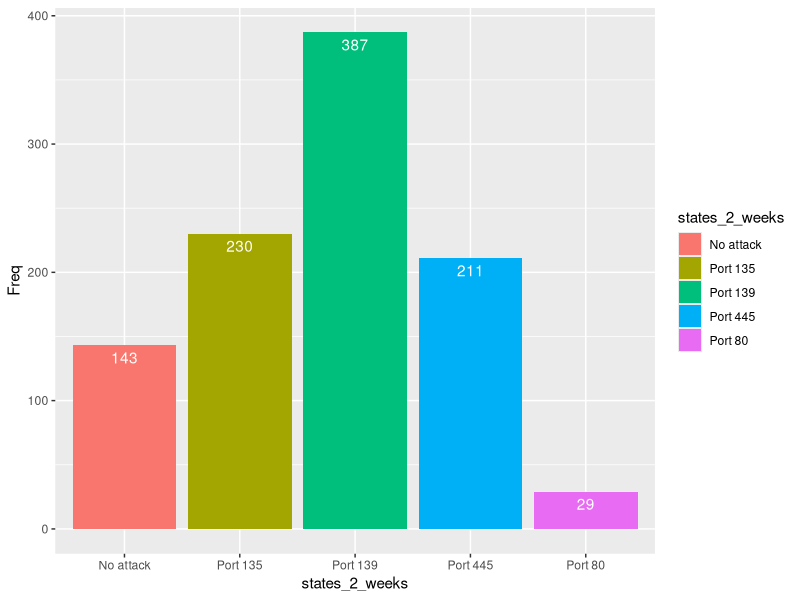

Generate this figure with R:
## ---- chunk 1
knitr::opts_chunk$set(echo = TRUE)
## ---- chunk 2
simulate_pushkin_poem <- function(n) {
  
  consonants <- c('b', 'c', 'd', 'f', 'g', 'h', 'j', 'k', 'l', 'm', 'n', 'p', 'q',
                  'r', 's', 't', 'v', 'w', 'x', 'y', 'z')
  vowels <- c('a', 'e', 'i', 'o', 'u')
  
  letters <- character()
  
  i <- 1
  
  init_prob_cons <- 11362 / 20000
  vv_prob <- 1104 / 8638
  cv_prob <- 7535 / 11362
  vc_prob <- 7534 / 8638
  cc_prob <- 3827 / 11362
  
  
  init_letter <- sample(c(consonants, vowels), 1,
                        prob = c(rep(init_prob_cons, length(consonants)),
                                 rep(1 - init_prob_cons, length(vowels))))
  letters[i] <- init_letter
  
  if (n > 1) {
    for (i in 2:n) {
      prev_letter <- letters[i - 1]
      
      if (prev_letter %in% vowels) {
        letter <- sample(c(consonants, vowels), 1,
                         prob = c(rep(vc_prob, length(consonants)),
                                  rep(vv_prob, length(vowels))))
      }
      else {
        letter <- sample(c(consonants, vowels), 1,
                         prob = c(rep(cc_prob, length(consonants)),
                                  rep(cv_prob, length(vowels))))
      }
      letters[i] <- letter
    }
  }
  return (letters)
}

first_20_letters <- simulate_pushkin_poem(n = 20)

print(first_20_letters)
## ---- chunk 3
markov <- function(init,mat,n,labels) { 
  if (missing(labels)) labels <- 1:length(init)
  simlist <- numeric(n+1)
  states <- 1:length(init)
  simlist[1] <- sample(states,1,prob=init)
  for (i in 2:(n+1)) 
  { simlist[i] <- sample(states,1,prob=mat[simlist[i-1],]) }
  labels[simlist]
}

mat <- matrix(c(0, 1, 0, 0, 0, 0,
               1/4, 0, 1/4, 1/4, 1/4, 0,
               0, 1/4, 0, 1/4, 1/4, 1/4,
               0, 1/4, 1/4, 0, 1/4, 1/4,
               0, 1/3, 1/3, 1/3, 0, 0,
               0, 0, 1/2, 1/2, 0, 0), ncol = 6, byrow = TRUE)

init <- c(1, 0, 0, 0, 0, 0)
n <- 50
labels <- c('a', 'b', 'c', 'd', 'e', 'f')
trials <- 100000
res <- replicate(trials, markov(mat = mat, init = init,
                                n = n, labels = labels))
last_steps <- res[51,]
end_c <- length(last_steps[last_steps == 'c'])
cat('The probability of ending at vertex c is', end_c / trials)
## ---- chunk 4
# Consider the entries order as socializing, traveling, milling, feeding and resting
mat_dolph_bhv <- matrix(c(0.84, 0.11, 0.01, 0.04, 0.00,
                         0.03, 0.80, 0.04, 0.10, 0.03,
                         0.01, 0.15, 0.70, 0.07, 0.07,
                         0.03, 0.19, 0.02, 0.75, 0.01,
                         0.03, 0.09, 0.05, 0.00, 0.83), ncol = 5, byrow = TRUE)
## ---- chunk 5
error <- 10 ** -8
i <- 1
A_n_minus_1 <- mat_dolph_bhv
number_entries <- dim(mat_dolph_bhv)[1] * dim(mat_dolph_bhv)[2]
flag <- TRUE
while (flag) {
  A_n <- A_n_minus_1 %*% mat_dolph_bhv
  aux_mat <- A_n - A_n_minus_1
  aux_count <- length(aux_mat[abs(aux_mat) < error])
  if (aux_count == number_entries) {
    flag <- FALSE
  }
  else {
    i <- i + 1
    A_n_minus_1 <- A_n
  }
}
cat("In", i, "iterations, the matrix transition converges to the following matrix:\n")
print(A_n)
## ---- chunk 6
# The estimated Markov transition matrix for weekly attacks has states order given by port number 80, 135, 139, 445 and no attack
mat_attacked_ports <- matrix(c(0, 0, 0, 0, 1,
                         0, 8/13, 3/13, 1/13, 1/13,
                         1/16, 3/16, 3/8, 1/4, 1/8,
                         0, 1/11, 4/11, 5/11, 1/11,
                         0, 1/8, 1/2, 1/8, 1/4), ncol = 5, byrow = TRUE)

# And the initial distribution is
init = c(0, 0, 0, 0, 1)
## ---- chunk 7
#library(tidyverse)
library(ggplot2)
n <- 2
labels <- c('Port 80', 'Port 135', 'Port 139', 'Port 445', 'No attack')
trials <- 1000
res <- replicate(trials, markov(mat = mat_attacked_ports,init = init,
                                n = n, labels = labels))
states_2_weeks <- res[3,]
counts <- as.data.frame(table(states_2_weeks))
ggplot(counts, aes(x=states_2_weeks, y=Freq, fill=states_2_weeks)) +
  geom_bar(stat = "identity") + 
  geom_text(aes(label = Freq), vjust = 1.5, color = "white") +
  labs(cat("Attacked ports after 2 weeks (", trials, " trials )"))
## ---- chunk 8
error <- 10 ** -8
i <- 1
A_n_minus_1 <- mat_attacked_ports
number_entries <- dim(mat_attacked_ports)[1] * dim(mat_attacked_ports)[2]
flag <- TRUE
while (flag) {
  A_n <- A_n_minus_1 %*% mat_attacked_ports
  aux_mat <- A_n - A_n_minus_1
  aux_count <- length(aux_mat[abs(aux_mat) < error])
  if (aux_count == number_entries) {
    flag <- FALSE
  }
  else {
    i <- i + 1
    A_n_minus_1 <- A_n
  }
}
cat("In", i, "iterations, the matrix transition converges to the following matrix:\n")
print(A_n)
## ---- chunk 9
# gamblersruin.R
# Example 1.11

# gamble(k, n, p)
  #   k: Gambler's initial state
  #   n: Gambler plays until either $n or Ruin
  #   p: Probability of winning $1 at each play
  #   Function returns 1 if gambler is eventually ruined
  #                    returns 0 if gambler eventually wins $n
  
gamble <- function(k, n, p, goal) {
  
	stake <- k
	stake_historic <- integer()
	reach_goal <- FALSE
	i <- 1
	
	while (stake > 0 & stake < n) {
		bet <- sample(c(-1, 1), 1, prob = c(1 - p, p))
		stake <- stake + bet
		stake_historic[i] <- stake 
		if (stake == goal)
		  reach_goal = TRUE
		i <- i + 1
	}
	
	if (stake == 0) 
	   return(list(1, reach_goal)) 
	else 
	  return(list(0, reach_goal))
}   

k <- 2
n <-  1000 # Let's assign a big number to represent that the rival has so much money 
p <- 0.50
goal <- 5
trials <- 1000

res <- replicate(trials, gamble(k, n, p, goal))
res_not_reach_goal <- res[2, res[1,] == 1 & res[2,] == FALSE]
prob_not_reach_goal <- length(res_not_reach_goal) / trials

cat("The probability that the gambler is ruined before reaching the goal of $",
    goal, "is", prob_not_reach_goal, "\nwith p =", p, ", i.e. a fair game")
## ---- chunk 10
trans_matrix_gamblers_ruin <- matrix(c(1, 0, 0, 0, 0, 0,
                                       1 - p, 0, p, 0, 0, 0,
                                       0, 1 - p, 0, p, 0, 0,
                                       0, 0, 1 - p, 0, p, 0,
                                       0, 0, 0, 1 - p, 0, p,
                                       0, 0, 0, 0, 0, 1),
                                       ncol = 6, byrow = TRUE)
print(trans_matrix_gamblers_ruin)
## ---- chunk 11
error <- 10 ** -8
i <- 1
A_n_minus_1 <- trans_matrix_gamblers_ruin
number_entries <- dim(trans_matrix_gamblers_ruin)[1] * dim(trans_matrix_gamblers_ruin)[2]
flag <- TRUE
while (flag) {
  A_n <- A_n_minus_1 %*% trans_matrix_gamblers_ruin
  aux_mat <- A_n - A_n_minus_1
  aux_count <- length(aux_mat[abs(aux_mat) < error])
  if (aux_count == number_entries) {
    flag <- FALSE
  }
  else {
    i <- i + 1
    A_n_minus_1 <- A_n
  }
}

# print(A_n)
df_trans_matrix_gamblers_ruin = data.frame(round(A_n, 2))
rownames(df_trans_matrix_gamblers_ruin) <- c("wealthy_0", "wealthy_1",
                                             "wealthy_2", "wealthy_3",
                                             "wealthy_4", "wealthy_5")
colnames(df_trans_matrix_gamblers_ruin) <- c("wealthy_0", "wealthy_1",
                                             "wealthy_2", "wealthy_3",
                                             "wealthy_4", "wealthy_5")
cat("In", i, "iterations, the matrix transition converges to the following matrix:\n")
print(df_trans_matrix_gamblers_ruin)
